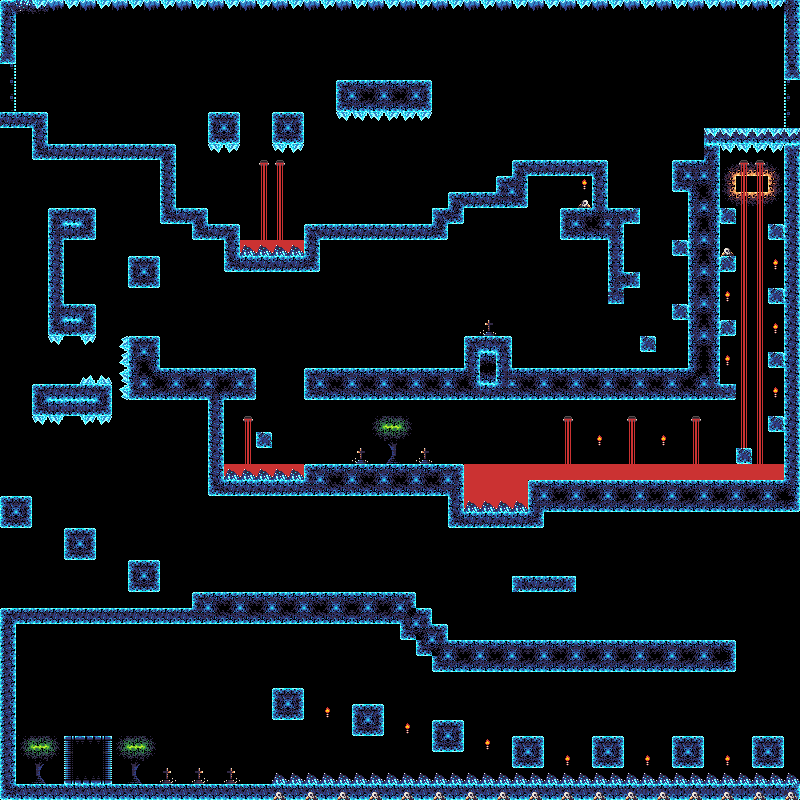

Rendered tile map (Tiled .tmx) drawn with the repository's tilesets; below, a short description and the map source with its tile grids summarised:
An orthogonal 50x50 tile map with 16x16 px tiles, 5 tile layers (b4, Background, Collision, bg3, ...) and 2 objects.

<map version="1.10" tiledversion="1.10.2" orientation="orthogonal" renderorder="right-down" width="50" height="50" tilewidth="16" tileheight="16" infinite="0" nextlayerid="9" nextobjectid="401">
 <editorsettings>
  <export format="json" />
 </editorsettings>
 <tileset firstgid="1" name="metroid hc" tilewidth="16" tileheight="16" tilecount="448" columns="16">
  <image source="../asset packs/2d metroidvania tileset/s4m_ur4i-metroidvania-1.3-high-contrast.png" width="256" height="448" />
 </tileset>
 <objectgroup id="8" name="BONUS">
  <object id="400" gid="50" x="744.072" y="191.943" width="16" height="16" />
 </objectgroup>
 <layer id="7" name="b4" width="50" height="50">
  <data>[2500 cells, 62 non-empty, 14 distinct tile ids]</data>
 </layer>
 <layer id="2" name="Background" width="50" height="50">
  <data>[2500 cells, 297 non-empty, 35 distinct tile ids]</data>
 </layer>
 <layer id="1" name="Collision" width="50" height="50">
  <data>[2500 cells, 577 non-empty, 17 distinct tile ids]</data>
 </layer>
 <objectgroup id="4" name="END">
  <object id="17" gid="98" x="64.9565" y="785.224" width="48" height="48" />
 </objectgroup>
 <layer id="6" name="bg3" width="50" height="50">
  <data>[2500 cells, 75 non-empty, 11 distinct tile ids]</data>
 </layer>
 <layer id="5" name="bg2" width="50" height="50">
  <data>[2500 cells, 401 non-empty, 13 distinct tile ids]</data>
 </layer>
</map>
